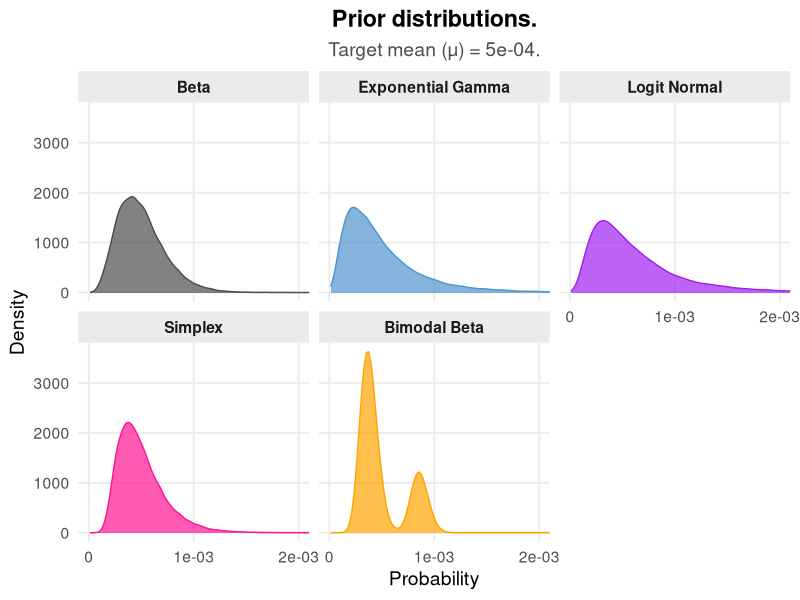

This figure's R source:
library(ggplot2)
library(dplyr)
library(purrr)

set.seed(42)

responders50  = c(rep(0.50 / 4, 4), rep(0.50 / 4, 4))

# Combine into a named list for tracking:
component_list = list(
  "Prop_0.50" = responders50
)

# Cell count scenarios: 
# Combine your rng cell counts into a named list for tracking:
rng_list = list(
  "High"  = c(250000, 250000),
  "Medium" = c(100000, 100000),
  "Low"     = c(15000, 15000),
  "Very Low"= c(7000,7000)
)

# Build simulation grid:
stresstest_mat = expand.grid(
  Distribution_Phi   = list(c("Beta",10000),
                            c("EG",113),
                            c("LN",2.05),
                            c("SX",10000),
                            c("BB",10000)),
  Comp_Name      = names(component_list),
  P              = c(50),
  Effect         = c(1e-3, 2.5e-4, 1.25e-4, 6.25e-5),
  Rng_Name       = names(rng_list),
  Replication    = 1:30, 
  stringsAsFactors = FALSE
)

dist_phi_pairs <- unique(stresstest_mat$Distribution_Phi)
MU_TARGET <- 5e-4 
N_DRAWS   <- 50000

# 1. Define custom attributes for each (Distribution, Phi) pair
# Adjust titles, fill colors, and line colors here
custom_specs <- list(
  "Beta" = list(Title = "Beta",              Fill = "grey30", Color = "grey30"),
  "EG"   = list(Title = "Exponential Gamma", Fill = "steelblue3", Color = "steelblue3"),
  "LN"   = list(Title = "Logit Normal",      Fill = "purple", Color = "purple"),
  "SX"   = list(Title = "Simplex",           Fill = "deeppink", Color = "deeppink"),
  "BB"   = list(Title = "Bimodal Beta",      Fill = "orange", Color = "orange")
)

# 2. Sampler function
sample_prior <- function(prior_alias, phi_val, mu, n_draws) {
  if (prior_alias %in% c("Beta", "beta", "b", "B")) {
    rbeta(n_draws, shape1 = mu * phi_val, shape2 = (1 - mu) * phi_val)
    
  } else if (prior_alias %in% c("EG", "Exponential gamma", "eg")) {
    gamma_mean <- phi_val * (mu^(-1 / phi_val) - 1)
    exp(-rgamma(n_draws, shape = phi_val, rate = phi_val / gamma_mean))
    
  } else if (prior_alias %in% c("LN", "logit normal", "ln")) {
    sdlogit   <- 1 / sqrt(phi_val)
    meanlogit <- qlogis(mu)
    plogis(rnorm(n_draws, mean = meanlogit, sd = sdlogit))
    
  } else if (prior_alias %in% c("SX", "Simplex", "sx")) {
    mu_ig     <- mu / (1 - mu)
    lambda_ig <- phi_val * (mu^2) * ((1 - mu)^2)
    v         <- rnorm(n_draws)^2
    x         <- mu_ig + (mu_ig^2 * v) / (2 * lambda_ig) - 
      (mu_ig / (2 * lambda_ig)) * sqrt(4 * mu_ig * lambda_ig * v + mu_ig^2 * v^2)
    z         <- runif(n_draws)
    indices   <- z > (mu_ig / (mu_ig + x))
    x[indices] <- (mu_ig^2) / x[indices]
    x / (1 + x)
    
  } else if (prior_alias %in% c("BB", "Bernoulli_beta", "bb")) {
    p_bernoulli  <- 0.25
    var_marginal <- (mu * (1 - mu)) / (phi_val + 1)
    var_cond     <- 0.125 * var_marginal
    var_between  <- var_marginal - var_cond
    delta        <- sqrt(var_between / (p_bernoulli * (1 - p_bernoulli)))
    
    mu1  <- mu + (1 - p_bernoulli) * delta
    mu0  <- mu - p_bernoulli * delta
    phi1 <- (mu1 * (1 - mu1) / var_cond) - 1
    phi0 <- (mu0 * (1 - mu0) / var_cond) - 1
    
    z  <- rbinom(n_draws, size = 1, prob = p_bernoulli)
    n1 <- sum(z == 1)
    n0 <- n_draws - n1
    
    draws <- numeric(n_draws)
    if (n1 > 0) draws[z == 1] <- rbeta(n1, shape1 = mu1 * phi1, shape2 = (1 - mu1) * phi1)
    if (n0 > 0) draws[z == 0] <- rbeta(n0, shape1 = mu0 * phi0, shape2 = (1 - mu0) * phi0)
    draws
  }
}

# 3. Build data frame with custom labels
plot_data <- map_df(dist_phi_pairs, function(pair) {
  dist_name <- pair[1]
  phi_val   <- as.numeric(pair[2])
  
  draws <- sample_prior(dist_name, phi_val, MU_TARGET, N_DRAWS)
  
  # Fetch custom title; fallback if key is missing
  panel_title <- if (!is.null(custom_specs[[dist_name]])) {
    custom_specs[[dist_name]]$Title
  } else {
    paste0(dist_name, " (\u03c6 = ", phi_val, ")")
  }
  
  data.frame(
    Distribution = dist_name,
    Phi          = phi_val,
    Panel_Title  = panel_title,
    Value        = draws
  )
})

# Preserve original matrix order in facets
plot_data$Panel_Title <- factor(plot_data$Panel_Title, levels = unique(plot_data$Panel_Title))

# 4. Extract Named Vectors for Manual Color Scales
fill_palette <- setNames(
  sapply(names(custom_specs), function(x) custom_specs[[x]]$Fill),
  sapply(names(custom_specs), function(x) custom_specs[[x]]$Title)
)

color_palette <- setNames(
  sapply(names(custom_specs), function(x) custom_specs[[x]]$Color),
  sapply(names(custom_specs), function(x) custom_specs[[x]]$Title)
)

# 5. Plot
prior_density = ggplot(plot_data, aes(x = Value, fill = Panel_Title, color = Panel_Title)) +
  geom_density(alpha = 0.7, linewidth = 0.5) +
  facet_wrap(~ Panel_Title, scales = "fixed", ncol = 3) +
  scale_x_continuous(
    labels = function(x) ifelse(x == 0, "0", sprintf("%.0e", x)),
    breaks = function(limits) scales::breaks_extended(n = 3)(limits)
  ) +
  coord_cartesian(xlim = c(0, 0.002)) +
  scale_fill_manual(values = fill_palette) +
  scale_color_manual(values = color_palette) +
  labs(
    title = "Prior distributions.",
    subtitle = paste0("Target mean (\u03bc) = ", MU_TARGET,"."),
    x = "Probability",
    y = "Density"
  ) +
  theme_minimal(base_size = 14) +
  theme(
    plot.title       = element_text(face = "bold", hjust = 0.5),
    plot.subtitle    = element_text(hjust = 0.5, color = "grey30"),
    strip.text       = element_text(face = "bold"),
    strip.background = element_rect(fill = "grey92", color = NA),
    legend.position  = "none",
    panel.grid.minor = element_blank()
  )
prior_density
# ggsave('_fig/prior_density.pdf', plot = prior_density, width = 8, height = 6)
#-------------------------------------------------------------------------------
# # Plot: Overlaid Density Curves
# prior_density_overlaid = ggplot(plot_data, aes(x = Value, fill = Panel_Title, color = Panel_Title)) +
#   geom_density(alpha = 0.3, linewidth = 0.8) +
#   scale_x_continuous(labels = scales::label_scientific(digits = 1)) +
#   scale_fill_manual(values = fill_palette) +
#   scale_color_manual(values = color_palette) +
#   labs(
#     title = "Prior Distributions Comparison",
#     subtitle = paste0("Target mean (\u03bc) = ", MU_TARGET, "."),
#     x = "Probability",
#     y = "Density",
#     color = "Distribution",
#     fill = "Distribution"
#   ) +
#   theme_minimal(base_size = 14) +
#   theme(
#     plot.title        = element_text(face = "bold", hjust = 0.5),
#     plot.subtitle     = element_text(hjust = 0.5, color = "grey30"),
#     legend.position   = "bottom",
#     panel.grid.minor  = element_blank()
#   )
# 
# prior_density_overlaid
